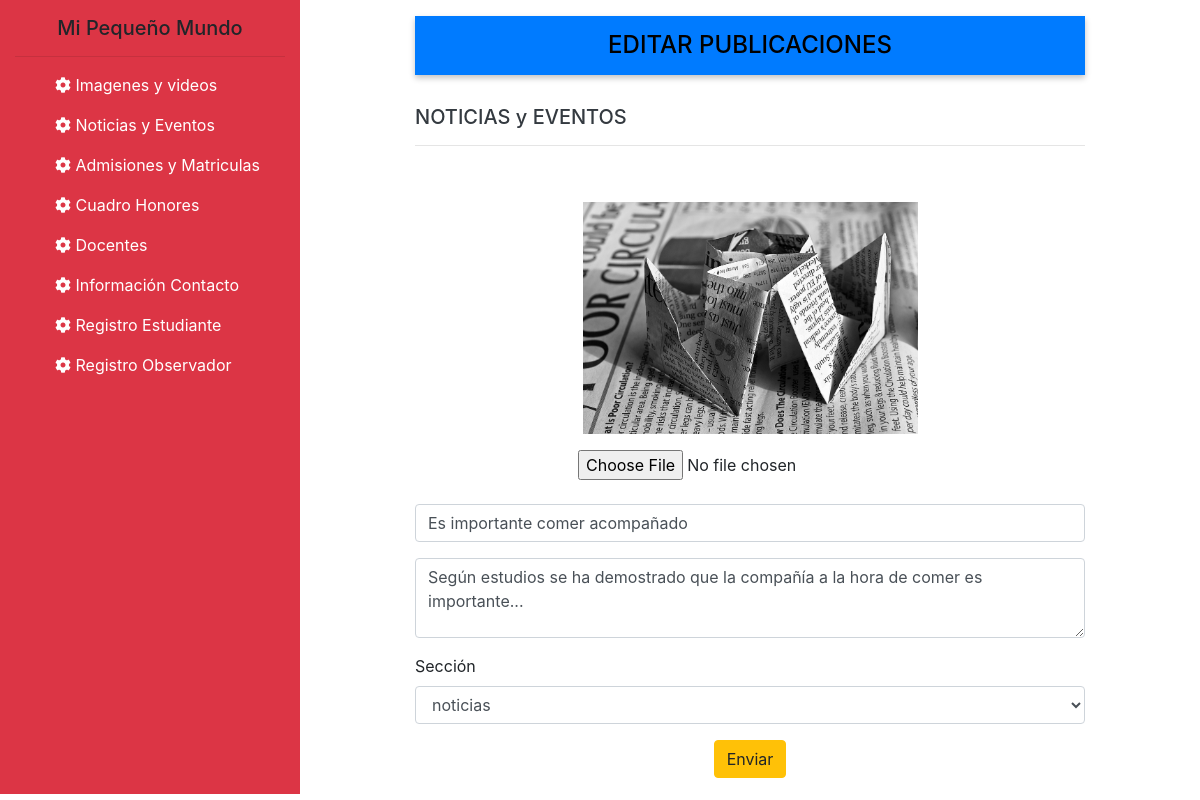
Page /form_edit_news.php?id=1 on the committed database.
### tables this page shows
CREATE TABLE `news` (
  `id` int(11) NOT NULL,
  `url_media` varchar(255) DEFAULT NULL,
  `title` varchar(100) DEFAULT NULL,
  `description` text DEFAULT NULL,
  `section` varchar(45) DEFAULT NULL
);

### form_edit_news.php (the view, shortened to what this page needs)
<?php
    include ("config.php");
    include ("header_forms.php");
    $ret=mysqli_query($con,"SELECT * FROM news WHERE id=".$_GET["id"]);
    $num = $ret->fetch_assoc();
    $title = $description = $section = $url_media = '';
?>
<body>
    <section class="container-fluid">
        <div class="row ">
            <div class="col-3 bg-danger">
                <nav class="bg-danger w-100">
                    <?php include ("menu_forms.php"); ?>
            </div>
            <div class="col-9">
                <div class="container my-3">
                    <div class="col-md-10 m-auto">
                        <form method="post" action="form_edit_news.php?id=<?php echo $_GET['id']; ?>"
                            enctype="multipart/form-data">
                            <h4 class="form-header text-center bg-primary">EDITAR PUBLICACIONES</h4>
                            <div class="form-group text-left">
                                <h5 class="text-dark">NOTICIAS y EVENTOS</h5>
                                <hr>
                            </div>
                            <div class="row">
                                <div class="col-12 col-md-12 my-4 ">
                                    <div class="row">
                                        <div class="col-12 d-flex justify-content-center py-3">
                                            <img id="thumbnil" src="<?php echo $num["url_media"]; ?>" alt="image" />
                                        </div>
                                        <div class="col-12 d-flex justify-content-center">
                                            <input type="file" name="url_media" accept="image/*"
                                                onchange="showMyImage(this)" />
                                        </div>
                                    </div>
                                </div>
                                <div class="form-group col-md-12">
                                    <input type="text" name="title" class="form-control" id="nombre"
                                        placeholder="Nombre" data-rule="minlen:4"
                                        data-msg="Please enter at least 4 chars"
                                        value="<?php echo !empty($title) ? $title : $num["title"]; ?>" required />
                                </div>
                                <div class="form-group col-md-12">
                                    <textarea class="form-control" id="description" name="description"
                                        placeholder="Descripción"
                                        required><?php echo !empty($description) ? $description : $num["description"]; ?></textarea>
                                </div>
                                <div class="form-group col-md-12">
                                    <label for="exampleFormControlSelect1">Sección</label>
                                    <select class="form-control" name="section">
                                        <option value="news"
                                            <?php if ($num['section'] == 'news') echo 'selected';?>> noticias
                                        </option>
                                    </select>
                                </div>
                            </div>
                            <div class="form-group text-center">
                                <input class="btn btn-warning" type="submit" name="" value="Enviar">
                            </div>
                        </form>
                    </div>
                </div>
            </div>
        </div>
    </section>
</body>
</html>

### css/forms.css (style rules this page uses)
.form-header { width: 100%; margin-bottom: 30px !important; padding: 15px; box-shadow: 0px 3px 6px 0px rgba(0, 0, 0, 0.24); color: black !important; }
textarea { width: 100%; min-height: 5rem; max-height: 10rem; }
.container-fluid .row #thumbnil { max-width: 50%; }

### header_forms.php (style rules this page uses)
img { max-width: 5rem; height: auto; }

### rows in the picture
news: url_media (picture), title "Es importante comer acompañado", description "Según estudios se ha demostrado que la compañía a la hora de comer es importante...", section "noticias"
